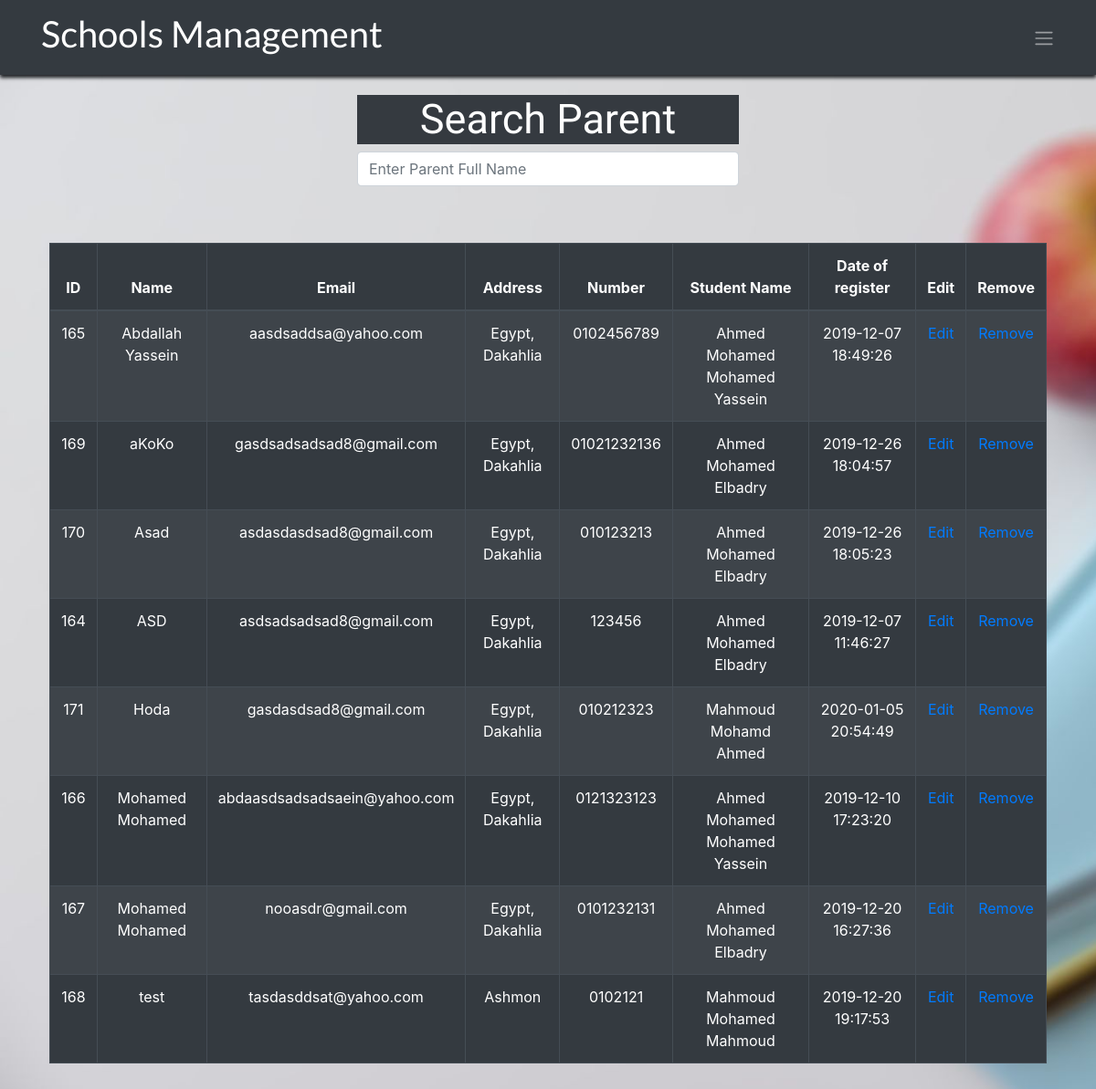
/institutions/show_data/search-parents.php (signed in), run on the app's committed database.
### tables this page shows
CREATE TABLE `parents` (
  `id` int(11) NOT NULL,
  `username` text NOT NULL,
  `password` text NOT NULL,
  `name` text NOT NULL,
  `email` text NOT NULL,
  `address` text NOT NULL,
  `number` text NOT NULL,
  `date_of_register` timestamp NOT NULL DEFAULT current_timestamp(),
  `school_id` int(11) DEFAULT NULL,
  `student_id` int(11) DEFAULT NULL
);

CREATE TABLE `students` (
  `id` int(11) NOT NULL,
  `school_id` int(11) DEFAULT NULL,
  `username` text DEFAULT NULL,
  `password` text DEFAULT NULL,
  `name` text DEFAULT NULL,
  `grade` text DEFAULT NULL,
  `date_of_birth` text DEFAULT NULL,
  `address` text DEFAULT NULL,
  `date_of_register` timestamp NOT NULL DEFAULT current_timestamp()
);

### institutions/show_data/search-parents.php (the view, shortened to what this page needs)
<!DOCTYPE html>
<html>
<head>
  <link rel="stylesheet" href="https://stackpath.bootstrapcdn.com/bootstrap/4.3.1/css/bootstrap.min.css">
</head>
<body>
    <nav class="navbar navbar-expand-sm bg-dark navbar-dark">
        <div class="container">
            <a class="navbar-brand" href="../welcome.php">
                <h1 class="text-center navtitle">Schools Management</h1>
            </a>
            <ul class="nav navbar-nav ml-auto">
                <li class="nav-item dropdown ">
                    <a class="navbar-toggler-icon" href="#" id="navbardrop" data-toggle="dropdown"></a>
                </li>
            </ul>
    </nav>
    <div class="container">
    <div class="col-13 col-sm-6 col-md-5 mx-auto" style="padding: 2%;">
        <div class="form-group">
          <h2 class="text-center" style=" font-size: 45px; font-family:'Coustard', serif; color: #FFFFFF; background-color:#353a40;">Search Parent</h2>
          <input type="text" name="search" id="search" autocomplete="off" class="form-control" placeholder="Enter Parent Full Name">
        </div>
      </div>
    </div>
    <div class="container" style="padding: 2%;">
        <table class="table table-bordered table-striped table-dark">
            <thead>
                <tr>
                    <th style="text-align: center;">ID</th>
                    <th style="text-align: center;">Name</th>
                    <th style="text-align: center;">Email</th>
                    <th style="text-align: center;">Address</th>
                    <th style="text-align: center;">Number</th>
                    <th style="text-align: center;">Student Name</th>
                    <th style="text-align: center;">Date of register</th>
                    <th style="text-align: center;">Edit</th>
                    <th style="text-align: center;">Remove</th>
                </tr>
            </thead>
            <tbody>
                <tr>
                    <?php
                    include("../config.php");
                    $query = "SELECT * FROM parents ORDER BY name";
                    $result = mysqli_query($link, $query);
                    if (mysqli_num_rows($result) > 0) {
                        while ($user = mysqli_fetch_array($result)) {
                            if ($user['school_id'] == (int)$_SESSION['id']) {
                            echo "<td align='center'>" . $user['id'] . "</td>";
                            echo "<td align='center'>" . $user['name'] . "</td>";
                            echo "<td align='center'>" . $user['email'] . "</td>";
                            echo "<td align='center'>" . $user['address'] . "</td>";
                            echo "<td align='center'>" . $user['number'] . "</td>";
                            $query2 = "SELECT name FROM students WHERE students.id={$user['student_id'] }";
                            $result2 = mysqli_query($link, $query2);
                            $user2 = mysqli_fetch_array($result2);
                            echo "<td align='center'>" . $user2['name'] . "</td>";
                            echo "<td align='center'>" . $user['date_of_register'] . "</td>";
                            echo ("<td align='center'><a href=\"../edit_data/edit-parent.php?parent_id=".$user['id']."\">Edit</a></td>");
                            echo ("<td align='center'><a href=\"../remove_data/remove-parent.php?parent_id=".$user['id']."\">Remove</a></td>");
                            echo "</tr>";
                        }
                    }
                }
                    ?>
        </table>
    </div>
</body>
</html>

### institutions/show_data/search-parents.php (style rules this page uses)
body { background-image: url("../images/back22.jpg"); background-size: cover; }
.navtitle { font-family: 'Lato', sans-serif; }
.navbar { box-shadow: 0 3px 4px rgba(0, 0, 0, 0.16), 0 3px 4px; }

### data on the page
parents: id "165", name "Abdallah Yassein", email "aasdsaddsa@yahoo.com", address "Egypt, Dakahlia", number "0102456789", student.name "Ahmed Mohamed Mohamed Yassein", date_of_register "2019-12-07 18:49:26"
parents: id "169", name "aKoKo", email "gasdsadsadsad8@gmail.com", address "Egypt, Dakahlia", number "01021232136", student.name "Ahmed Mohamed Elbadry", date_of_register "2019-12-26 18:04:57"
parents: id "170", name "Asad", email "asdasdasdsad8@gmail.com", address "Egypt, Dakahlia", number "010123213", student.name "Ahmed Mohamed Elbadry", date_of_register "2019-12-26 18:05:23"
parents: id "164", name "ASD", email "asdsadsadsad8@gmail.com", address "Egypt, Dakahlia", number "123456", student.name "Ahmed Mohamed Elbadry", date_of_register "2019-12-07 11:46:27"
parents: id "171", name "Hoda", email "gasdasdsad8@gmail.com", address "Egypt, Dakahlia", number "010212323", student.name "Mahmoud Mohamd Ahmed", date_of_register "2020-01-05 20:54:49"
parents: id "166", name "Mohamed Mohamed", email "abdaasdsadsadsaein@yahoo.com", address "Egypt, Dakahlia", number "0121323123", student.name "Ahmed Mohamed Mohamed Yassein", date_of_register "2019-12-10 17:23:20"
parents: id "167", name "Mohamed Mohamed", email "nooasdr@gmail.com", address "Egypt, Dakahlia", number "0101232131", student.name "Ahmed Mohamed Elbadry", date_of_register "2019-12-20 16:27:36"
parents: id "168", name "test", email "tasdasddsat@yahoo.com", address "Ashmon", number "0102121", student.name "Mahmoud Mohamed Mahmoud", date_of_register "2019-12-20 19:17:53"
